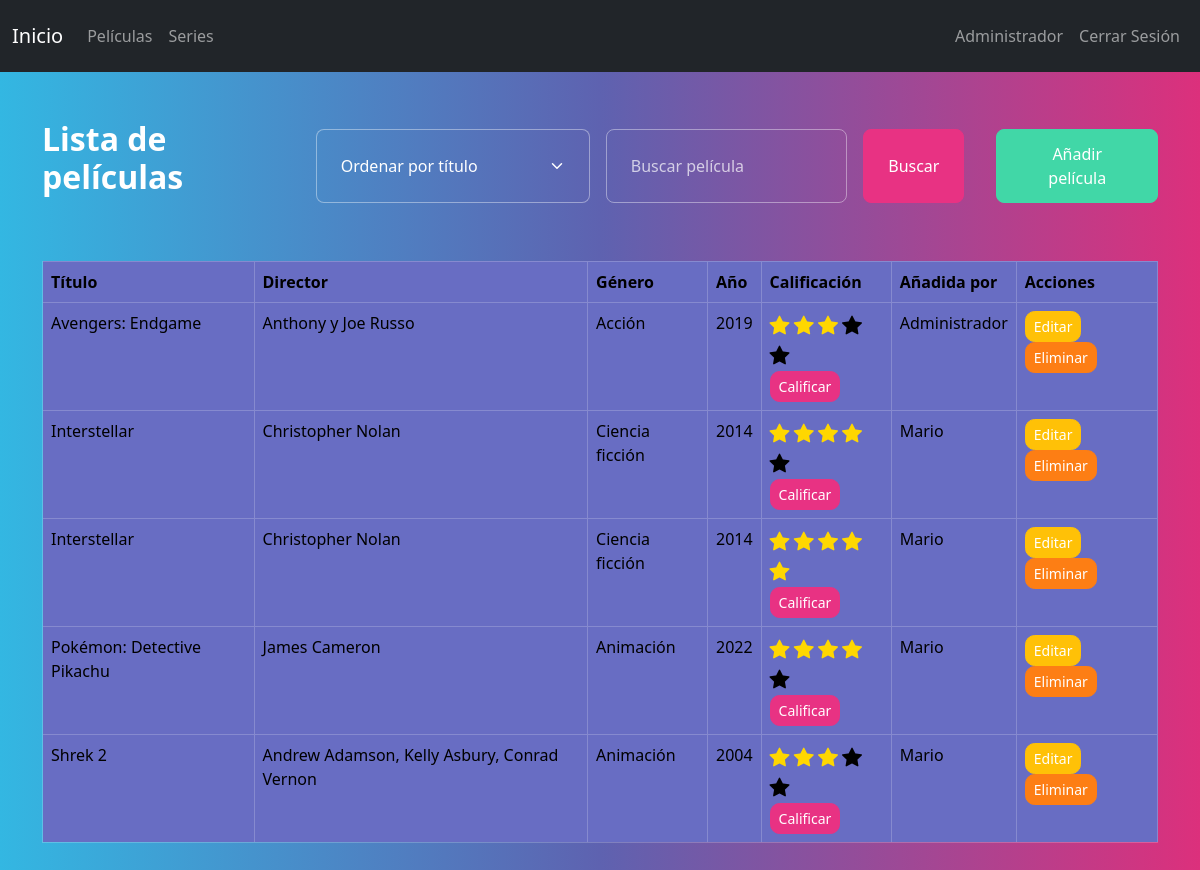
Screenshot of /peliculas (signed in) with the database file from the repository.
### app.py (models this page shows)
class Pelicula(db.Model):
    id = db.Column(db.Integer, primary_key=True)
    titulo = db.Column(db.String(100), nullable=False)
    director = db.Column(db.String(100), nullable=False)
    genero = db.Column(db.String(50), nullable=False)
    anio = db.Column(db.Integer, nullable=False)
    calificacion = db.Column(db.Integer, default=0)
    usuario = db.Column(db.String(100), nullable=False)
    usuario_id = db.Column(db.Integer, db.ForeignKey('usuario.id'), nullable=False)

### app.py (the view)
@app.route('/peliculas')
def peliculas():
    if 'user_id' not in session:
        return redirect(url_for('login'))
    search = request.args.get('search', '')
    order = request.args.get('order', 'titulo')
    query = Pelicula.query
    if not session.get('es_admin'):
        query = query.filter_by(usuario_id=session['user_id'])
    if search:
        query = query.filter(
            (Pelicula.titulo.ilike(f"%{search}%")) |
            (Pelicula.genero.ilike(f"%{search}%"))
        )
    if order == 'anio':
        peliculas = query.order_by(Pelicula.anio.asc()).all()
    elif order == 'titulo':
        peliculas = query.order_by(Pelicula.titulo.asc()).all()
    else:
        peliculas = query.all()
    return render_template('peliculas.html', peliculas=peliculas, order=order)

### templates/peliculas.html (shortened to what this page needs)
{% extends 'index.html' %}
{% block content %}
<div class="d-flex justify-content-between align-items-center mb-4">
    <h2>Lista de películas</h2>
    <div class="d-flex">
        <form id="searchForm" class="d-flex me-3" method="GET" action="{{ url_for('peliculas') }}">
            <select name="order" class="form-select me-2" id="orderSelect">
                <option value="titulo" {% if order == 'titulo' %}selected{% endif %}>Ordenar por título</option>
            </select>
            <input type="text" name="search" class="form-control me-2" placeholder="Buscar película" value="{{ request.args.get('search', '') }}">
            <button type="submit" class="btn btn-primary">Buscar</button>
        </form>
        <a href="{{ url_for('nueva_pelicula') }}" class="btn btn-success">Añadir película</a>
    </div>
</div>
<table class="table table-bordered table-hover">
    <thead>
        <tr>
            <th>Título</th>
            <th>Director</th>
            <th>Género</th>
            <th>Año</th>
            <th>Calificación</th>
            <th>Añadida por</th>
            <th>Acciones</th>
        </tr>
    </thead>
    <tbody>
        {% for pelicula in peliculas %}
        <tr>
            <td>{{ pelicula.titulo }}</td>
            <td>{{ pelicula.director }}</td>
            <td>{{ pelicula.genero }}</td>
            <td>{{ pelicula.anio }}</td>
            <td>
                <div class="stars" data-id="{{ pelicula.id }}">
                    {% for i in range(5) %}
                        <i class="bi bi-star-fill star {% if i < pelicula.calificacion %}checked{% endif %}" data-index="{{ i + 1 }}"></i>
                    {% endfor %}
                </div>
                <form action="{{ url_for('calificar_pelicula', id=pelicula.id) }}" method="POST" style="display:inline-block;">
                    <button type="submit" class="btn btn-primary btn-sm">Calificar</button>
                </form>
            </td>
            <td>{{ pelicula.usuario }}</td>
            <td>
                <a href="{{ url_for('editar_pelicula', id=pelicula.id) }}" class="btn btn-warning btn-sm">Editar</a>
                <form action="{{ url_for('eliminar_pelicula', id=pelicula.id) }}" method="POST" style="display:inline-block;">
                    <button type="submit" class="btn btn-danger btn-sm">Eliminar</button>
                </form>
            </td>
        </tr>
        {% endfor %}
    </tbody>
</table>
{% endblock %}

### templates/index.html (shortened to what this page needs)
<!DOCTYPE html>
<html lang="es">
<head>
    <link href="https://cdn.jsdelivr.net/npm/bootswatch@5.3.0/dist/quartz/bootstrap.min.css" rel="stylesheet">
    <link rel="stylesheet" href="https://cdn.jsdelivr.net/npm/bootstrap-icons@1.11.3/font/bootstrap-icons.min.css">
    <link rel="stylesheet" href="{{url_for('static', filename='estilos.css')}}">
</head>
<body>
    <nav class="navbar navbar-expand-lg navbar-dark bg-dark">
        <div class="container-fluid">
            <a class="navbar-brand" href="{{url_for('index')}}">Inicio</a>
            <ul class="navbar-nav ms-auto">
                <li class="nav-item">
                    <a class="nav-link" href="{{url_for('peliculas')}}">Películas</a>
                </li>
                <li class="nav-item">
                    <a class="nav-link" href="{{url_for('series')}}">Series</a>
                </li>
            </ul>
            <div class="collapse navbar-collapse" id="navbarNav">
                <ul class="navbar-nav ms-auto">
                    <li class="nav-item">
                        <a class="nav-link" href="{{url_for('usuario')}}">{{ session['user_name'] }}</a>
                    </li>
                    <li class="nav-item">
                        <a class="nav-link" href="{{url_for('logout')}}">Cerrar Sesión</a>
                    </li>
                </ul>
            </div>
        </div>
    </nav>
    <div class="container mt-4">
        {% block content %}{% endblock %}
    </div>
</body>
</html>

### static/estilos.css (style rules this page uses)
.star { font-size: 20px; transition: color 0.3s; cursor: pointer; }
.star:hover, .star.checked { color: gold; }

### rows the page displays
Pelicula: user_name "Administrador", titulo "Avengers: Endgame", director "Anthony y Joe Russo", genero "Acción", anio "2019", calificacion 3 (drawn), usuario "Administrador"
Pelicula: titulo "Interstellar", director "Christopher Nolan", genero "Ciencia ficción", anio "2014", calificacion 4 (drawn), usuario "Mario"
Pelicula: titulo "Interstellar", director "Christopher Nolan", genero "Ciencia ficción", anio "2014", calificacion 5 (drawn), usuario "Mario"
Pelicula: titulo "Pokémon: Detective Pikachu", director "James Cameron", genero "Animación", anio "2022", calificacion 4 (drawn), usuario "Mario"
Pelicula: titulo "Shrek 2", director "Andrew Adamson, Kelly Asbury, Conrad Vernon", genero "Animación", anio "2004", calificacion 3 (drawn), usuario "Mario"
